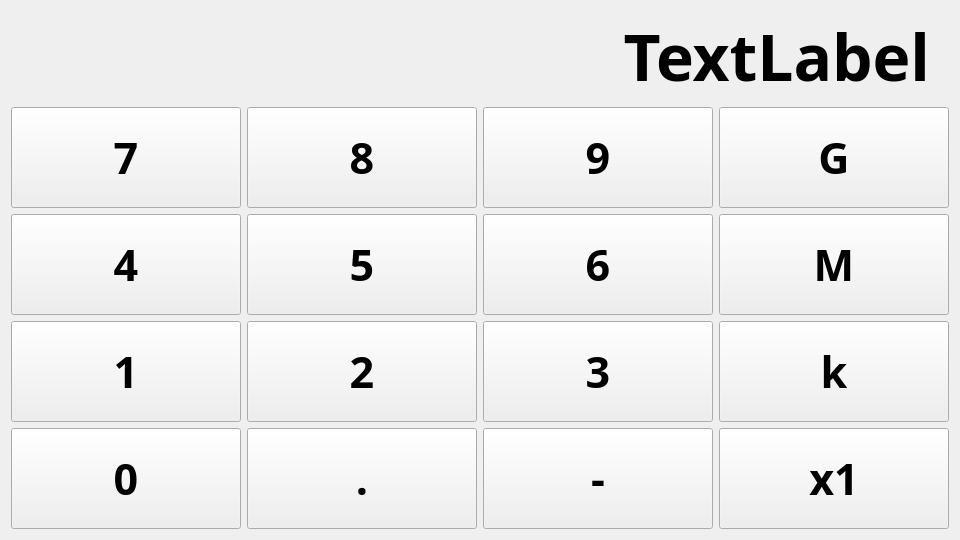
<?xml version="1.0" encoding="UTF-8"?>
<ui version="4.0">
 <class>main</class>
 <widget class="QWidget" name="main">
  <property name="geometry">
   <rect>
    <x>0</x>
    <y>0</y>
    <width>960</width>
    <height>540</height>
   </rect>
  </property>
  <property name="windowTitle">
   <string>Form</string>
  </property>
  <layout class="QVBoxLayout" name="verticalLayout">
   <item>
    <widget class="QLabel" name="label_enteredFreq">
     <property name="sizePolicy">
      <sizepolicy hsizetype="Expanding" vsizetype="Preferred">
       <horstretch>0</horstretch>
       <verstretch>0</verstretch>
      </sizepolicy>
     </property>
     <property name="minimumSize">
      <size>
       <width>0</width>
       <height>50</height>
      </size>
     </property>
     <property name="font">
      <font>
       <family>Waree</family>
       <pointsize>48</pointsize>
       <weight>75</weight>
       <bold>true</bold>
      </font>
     </property>
     <property name="styleSheet">
      <string notr="true">background-color: transparent;
border: 1px solid transparent;
text-align: right;</string>
     </property>
     <property name="text">
      <string>TextLabel</string>
     </property>
     <property name="alignment">
      <set>Qt::AlignRight|Qt::AlignTrailing|Qt::AlignVCenter</set>
     </property>
    </widget>
   </item>
   <item>
    <layout class="QGridLayout" name="gridLayout">
     <item row="2" column="0">
      <widget class="QPushButton" name="button_4">
       <property name="sizePolicy">
        <sizepolicy hsizetype="Expanding" vsizetype="Expanding">
         <horstretch>0</horstretch>
         <verstretch>0</verstretch>
        </sizepolicy>
       </property>
       <property name="font">
        <font>
         <family>Waree</family>
         <pointsize>32</pointsize>
         <weight>75</weight>
         <bold>true</bold>
        </font>
       </property>
       <property name="text">
        <string>4</string>
       </property>
      </widget>
     </item>
     <item row="2" column="1">
      <widget class="QPushButton" name="button_5">
       <property name="sizePolicy">
        <sizepolicy hsizetype="Expanding" vsizetype="Expanding">
         <horstretch>0</horstretch>
         <verstretch>0</verstretch>
        </sizepolicy>
       </property>
       <property name="font">
        <font>
         <family>Waree</family>
         <pointsize>32</pointsize>
         <weight>75</weight>
         <bold>true</bold>
        </font>
       </property>
       <property name="text">
        <string>5</string>
       </property>
      </widget>
     </item>
     <item row="3" column="1">
      <widget class="QPushButton" name="button_2">
       <property name="sizePolicy">
        <sizepolicy hsizetype="Expanding" vsizetype="Expanding">
         <horstretch>0</horstretch>
         <verstretch>0</verstretch>
        </sizepolicy>
       </property>
       <property name="font">
        <font>
         <family>Waree</family>
         <pointsize>32</pointsize>
         <weight>75</weight>
         <bold>true</bold>
        </font>
       </property>
       <property name="text">
        <string>2</string>
       </property>
      </widget>
     </item>
     <item row="1" column="1">
      <widget class="QPushButton" name="button_8">
       <property name="sizePolicy">
        <sizepolicy hsizetype="Expanding" vsizetype="Expanding">
         <horstretch>0</horstretch>
         <verstretch>0</verstretch>
        </sizepolicy>
       </property>
       <property name="font">
        <font>
         <family>Waree</family>
         <pointsize>32</pointsize>
         <weight>75</weight>
         <bold>true</bold>
        </font>
       </property>
       <property name="text">
        <string>8</string>
       </property>
      </widget>
     </item>
     <item row="4" column="0">
      <widget class="QPushButton" name="button_0">
       <property name="sizePolicy">
        <sizepolicy hsizetype="Expanding" vsizetype="Expanding">
         <horstretch>0</horstretch>
         <verstretch>0</verstretch>
        </sizepolicy>
       </property>
       <property name="font">
        <font>
         <family>Waree</family>
         <pointsize>32</pointsize>
         <weight>75</weight>
         <bold>true</bold>
        </font>
       </property>
       <property name="text">
        <string>0</string>
       </property>
      </widget>
     </item>
     <item row="1" column="0">
      <widget class="QPushButton" name="button_7">
       <property name="sizePolicy">
        <sizepolicy hsizetype="Expanding" vsizetype="Expanding">
         <horstretch>0</horstretch>
         <verstretch>0</verstretch>
        </sizepolicy>
       </property>
       <property name="font">
        <font>
         <family>Waree</family>
         <pointsize>32</pointsize>
         <weight>75</weight>
         <bold>true</bold>
        </font>
       </property>
       <property name="text">
        <string>7</string>
       </property>
      </widget>
     </item>
     <item row="3" column="2">
      <widget class="QPushButton" name="button_3">
       <property name="sizePolicy">
        <sizepolicy hsizetype="Expanding" vsizetype="Expanding">
         <horstretch>0</horstretch>
         <verstretch>0</verstretch>
        </sizepolicy>
       </property>
       <property name="font">
        <font>
         <family>Waree</family>
         <pointsize>32</pointsize>
         <weight>75</weight>
         <bold>true</bold>
        </font>
       </property>
       <property name="text">
        <string>3</string>
       </property>
      </widget>
     </item>
     <item row="1" column="3">
      <widget class="QPushButton" name="button_G">
       <property name="sizePolicy">
        <sizepolicy hsizetype="Expanding" vsizetype="Expanding">
         <horstretch>0</horstretch>
         <verstretch>0</verstretch>
        </sizepolicy>
       </property>
       <property name="font">
        <font>
         <family>Waree</family>
         <pointsize>32</pointsize>
         <weight>75</weight>
         <bold>true</bold>
        </font>
       </property>
       <property name="text">
        <string>G</string>
       </property>
      </widget>
     </item>
     <item row="4" column="1">
      <widget class="QPushButton" name="button_dp">
       <property name="sizePolicy">
        <sizepolicy hsizetype="Expanding" vsizetype="Expanding">
         <horstretch>0</horstretch>
         <verstretch>0</verstretch>
        </sizepolicy>
       </property>
       <property name="font">
        <font>
         <family>Waree</family>
         <pointsize>32</pointsize>
         <weight>75</weight>
         <bold>true</bold>
        </font>
       </property>
       <property name="text">
        <string>.</string>
       </property>
      </widget>
     </item>
     <item row="4" column="2">
      <widget class="QPushButton" name="button_minus">
       <property name="sizePolicy">
        <sizepolicy hsizetype="Expanding" vsizetype="Expanding">
         <horstretch>0</horstretch>
         <verstretch>0</verstretch>
        </sizepolicy>
       </property>
       <property name="font">
        <font>
         <family>Waree</family>
         <pointsize>32</pointsize>
         <weight>75</weight>
         <bold>true</bold>
        </font>
       </property>
       <property name="text">
        <string>-</string>
       </property>
      </widget>
     </item>
     <item row="2" column="2">
      <widget class="QPushButton" name="button_6">
       <property name="sizePolicy">
        <sizepolicy hsizetype="Expanding" vsizetype="Expanding">
         <horstretch>0</horstretch>
         <verstretch>0</verstretch>
        </sizepolicy>
       </property>
       <property name="font">
        <font>
         <family>Waree</family>
         <pointsize>32</pointsize>
         <weight>75</weight>
         <bold>true</bold>
        </font>
       </property>
       <property name="text">
        <string>6</string>
       </property>
      </widget>
     </item>
     <item row="2" column="3">
      <widget class="QPushButton" name="button_M">
       <property name="sizePolicy">
        <sizepolicy hsizetype="Expanding" vsizetype="Expanding">
         <horstretch>0</horstretch>
         <verstretch>0</verstretch>
        </sizepolicy>
       </property>
       <property name="font">
        <font>
         <family>Waree</family>
         <pointsize>32</pointsize>
         <weight>75</weight>
         <bold>true</bold>
        </font>
       </property>
       <property name="text">
        <string>M</string>
       </property>
      </widget>
     </item>
     <item row="1" column="2">
      <widget class="QPushButton" name="button_9">
       <property name="sizePolicy">
        <sizepolicy hsizetype="Expanding" vsizetype="Expanding">
         <horstretch>0</horstretch>
         <verstretch>0</verstretch>
        </sizepolicy>
       </property>
       <property name="font">
        <font>
         <family>Waree</family>
         <pointsize>32</pointsize>
         <weight>75</weight>
         <bold>true</bold>
        </font>
       </property>
       <property name="text">
        <string>9</string>
       </property>
      </widget>
     </item>
     <item row="3" column="0">
      <widget class="QPushButton" name="button_1">
       <property name="sizePolicy">
        <sizepolicy hsizetype="Expanding" vsizetype="Expanding">
         <horstretch>0</horstretch>
         <verstretch>0</verstretch>
        </sizepolicy>
       </property>
       <property name="font">
        <font>
         <family>Waree</family>
         <pointsize>32</pointsize>
         <weight>75</weight>
         <bold>true</bold>
        </font>
       </property>
       <property name="text">
        <string>1</string>
       </property>
      </widget>
     </item>
     <item row="3" column="3">
      <widget class="QPushButton" name="button_k">
       <property name="sizePolicy">
        <sizepolicy hsizetype="Expanding" vsizetype="Expanding">
         <horstretch>0</horstretch>
         <verstretch>0</verstretch>
        </sizepolicy>
       </property>
       <property name="font">
        <font>
         <family>Waree</family>
         <pointsize>32</pointsize>
         <weight>75</weight>
         <bold>true</bold>
        </font>
       </property>
       <property name="text">
        <string>k</string>
       </property>
      </widget>
     </item>
     <item row="4" column="3">
      <widget class="QPushButton" name="button_x">
       <property name="sizePolicy">
        <sizepolicy hsizetype="Expanding" vsizetype="Expanding">
         <horstretch>0</horstretch>
         <verstretch>0</verstretch>
        </sizepolicy>
       </property>
       <property name="font">
        <font>
         <family>Waree</family>
         <pointsize>32</pointsize>
         <weight>75</weight>
         <bold>true</bold>
        </font>
       </property>
       <property name="text">
        <string>x1</string>
       </property>
      </widget>
     </item>
    </layout>
   </item>
  </layout>
 </widget>
 <resources/>
 <connections/>
</ui>
